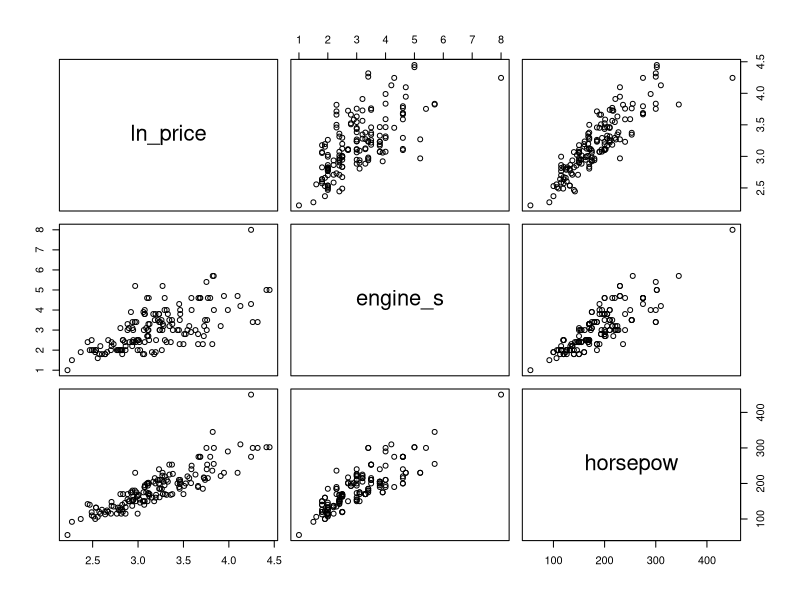
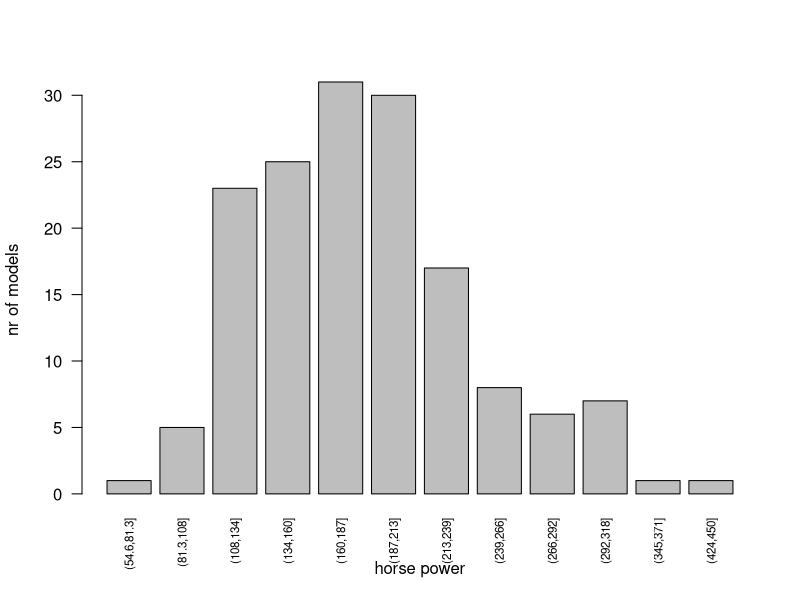
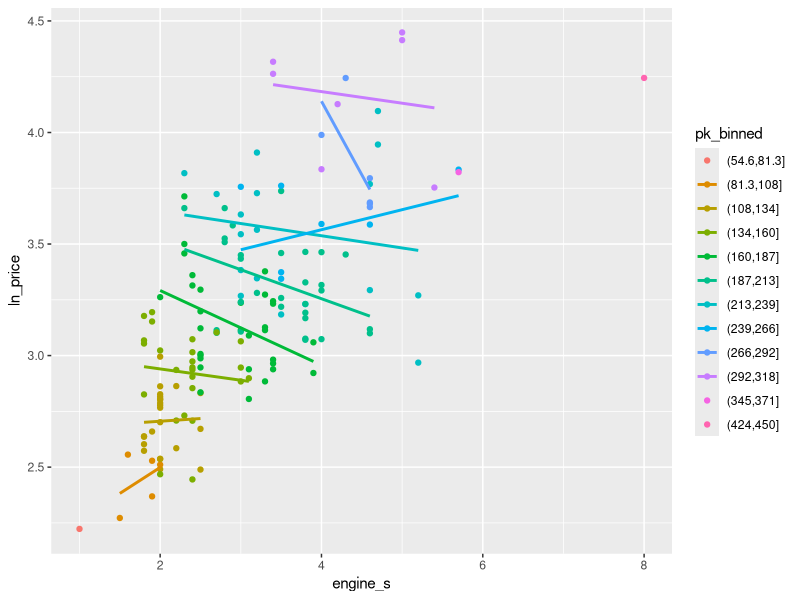

The R source for these figures, in order:
# Get overview of all packages on your computer
pkgs <- rownames(installed.packages())

# If ggplot2 package is missing, install it
if (!"ggplot2" %in% pkgs) install.packages("ggplot2")

library(ggplot2)

# Read data into an object named car_data
# N.B.: Reading in a header (= column names) can be TRUE or FALSE.
#       In our data files, we always provide column names, so we specify header = TRUE

car_data <- read.table("Car sales.txt", header = TRUE)

# Complete the code of the following command such that 5 data lines are shown

head(x=car_data, n=5)

# Visualise the pairwise relations between the variables

pairs(car_data[,c(6,4,5)])

# estimate Model 1

Model1 <- lm(formula = ln_price ~ engine_s, data = car_data)
summary(Model1)

# estimate Model 2

Model2 <- lm(formula = ln_price ~ horsepow, data = car_data)
summary(Model2)

# estimate Model 3

Model3 <- lm(formula = ln_price ~ engine_s + horsepow, data = car_data)
summary(Model3)

# create a bar chart showing the size of each horsepower bin
# first make sure we get the right order of our bars
# next create bar chart, with some options to make it prettier

car_data$pk_binned<-factor(car_data$pk_binned, 
                           levels=c("(54.6,81.3]", "(81.3,108]", "(108,134]","(134,160]", "(160,187]", "(187,213]",
                                    "(213,239]", "(239,266]","(266,292]", "(292,318]", "(345,371]", "(424,450]"))

barplot(table(car_data$pk_binned), las=2, cex.names=0.7, xlab="horse power", ylab="nr of models")

# create a scatter plot of ln(price) vs engine size, 
# with groups coloured according to horsepower
# and linear regression lines per group

ggplot(data = car_data, aes(y=ln_price,x=engine_s,
                            color=pk_binned)) + 
  geom_point()+ 
  stat_smooth(method="lm",se=FALSE) 

